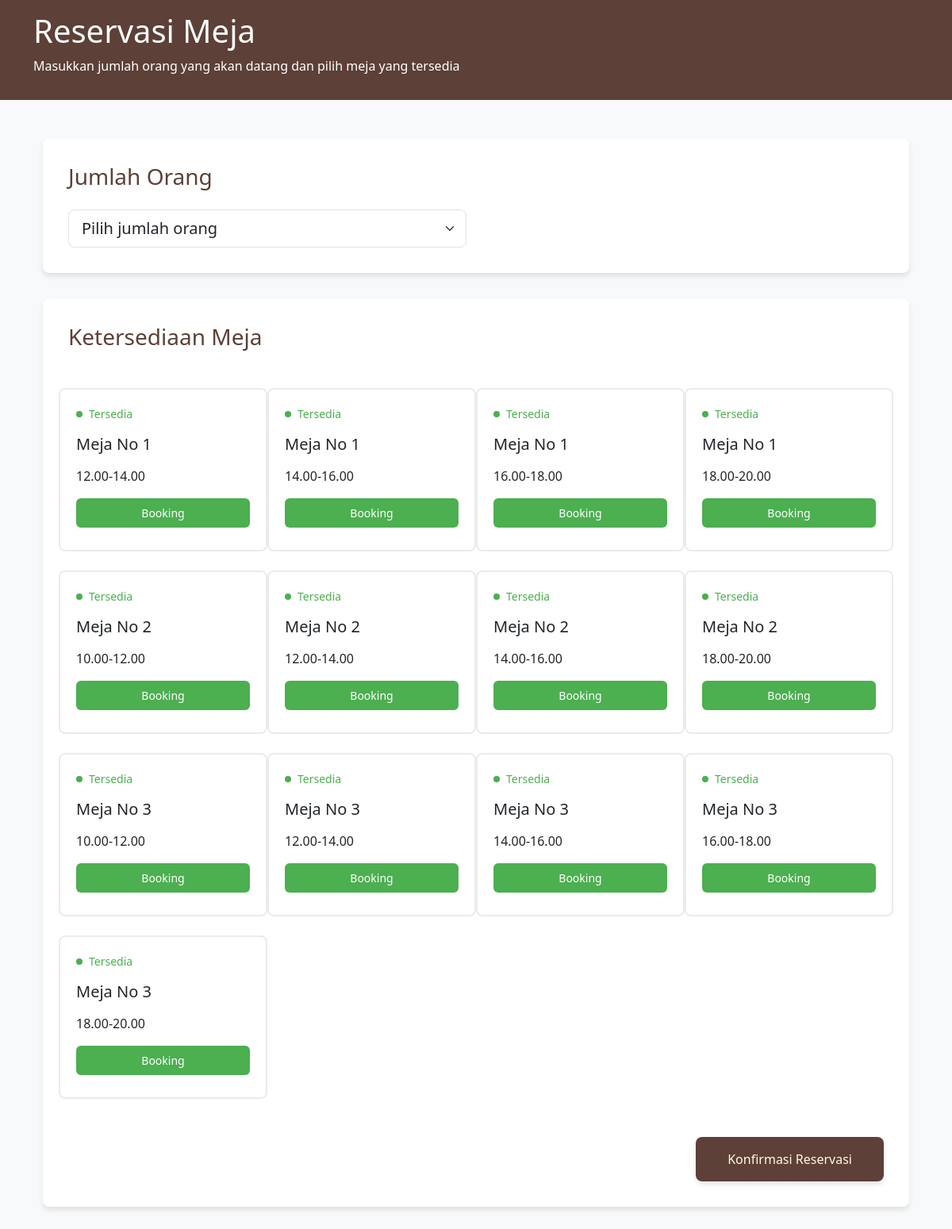
Before: /UserPage/Reservasi.php (signed in) with the older database file.
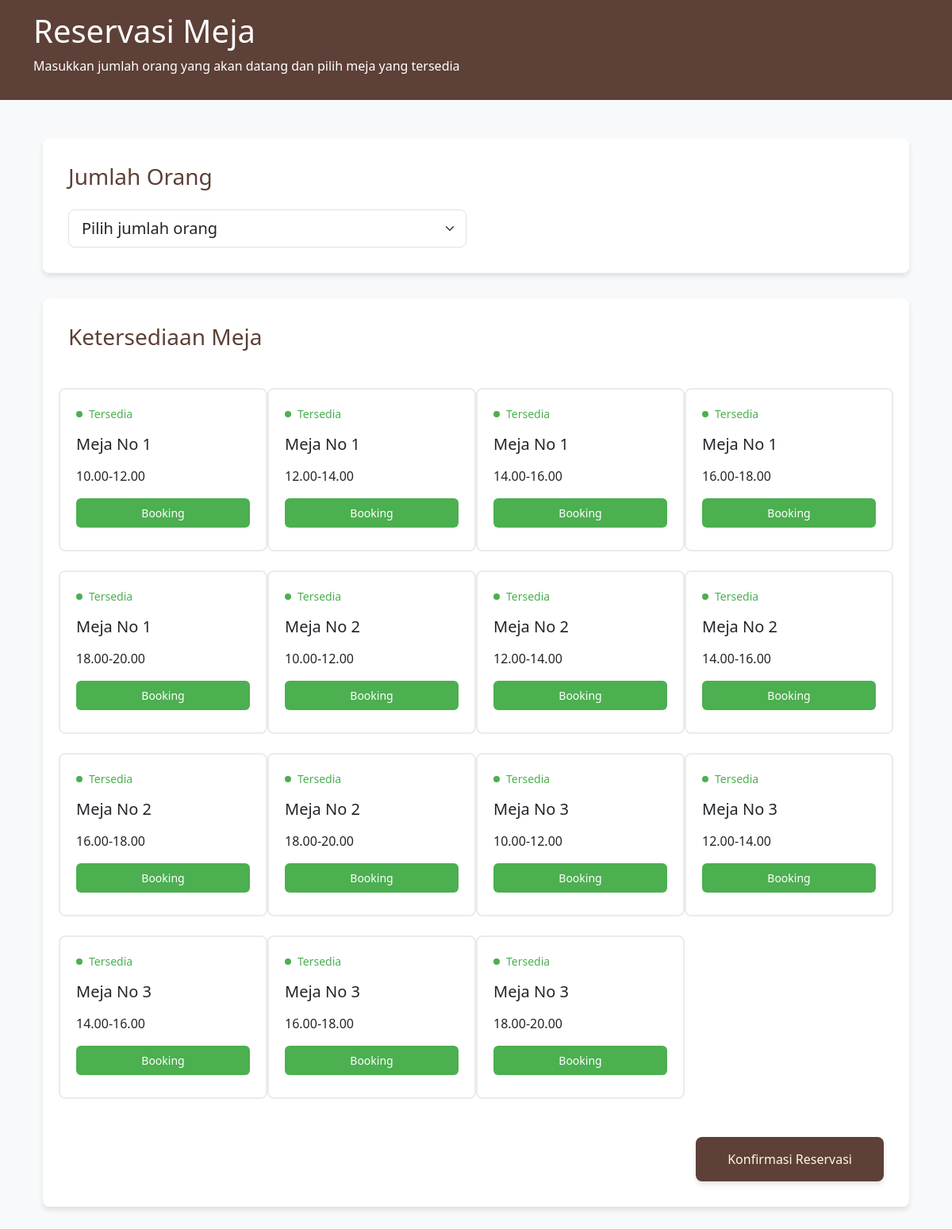
After: the same page with the newer database file.
### tables this page shows
CREATE TABLE `datameja` (
  `IDMeja` int(10) NOT NULL,
  `NoMeja` int(3) NOT NULL,
  `Jam` varchar(30) NOT NULL,
  `Status` varchar(30) NOT NULL
);

### UserPage/Reservasi.php (the view, shortened to what this page needs)
<?php
include "FunctionUser.php";
$query = "SELECT * FROM datameja";
$hasil = mysqli_query($koneksidb, $query);
?>
<!DOCTYPE html>
<html lang="en">
<head>
    <link href="https://cdn.jsdelivr.net/npm/bootstrap@5.3.0-alpha1/dist/css/bootstrap.min.css" rel="stylesheet">
</head>
<body>
    <div class="header">
        <div class="container">
            <div class="row align-items-center">
                <div class="row">
                    <h1 class="page-name">Reservasi Meja</h1>
                </div>
                <div class="row">
                    <p>Masukkan jumlah orang yang akan datang dan pilih meja yang tersedia</p>
                </div>
            </div>
        </div>
    </div>
    <div class="min-vh-100 bg-light">
        <div class="container px-4 py-5">
            <form action="PesanMenu.php" method="post">
            <div class="card-section">
                <div class="row">
                    <div class="col-md-6">
                        <h2 class="h3 mb-4 reservation-header">Jumlah Orang</h2>
                        <select class="form-select form-select-lg" name="jumlahorang" required>
                            <option value="" selected disabled>Pilih jumlah orang</option>
                        </select>
                    </div>
                </div>
            </div>
            <div class="card-section">
                <h2 class="h3 mb-5 reservation-header">Ketersediaan Meja</h2>
                <div class="row g-4" id="tablesContainer">
                    <?php while($data = mysqli_fetch_assoc($hasil)) { if($data["Status"] == "Kosong"){?>
                    <div class="card col-12 col-sm-6 col-lg-3">
                        <div class="availability-indicator">
                            <span class="dot"></span>
                            <span class="tersedia small">Tersedia</span>
                        </div>
                        <div class="d-flex justify-content-between align-items-center mb-3">
                            <h3 class="idmeja h5 reservation-header mb-0" value="<?= $data["IDMeja"] ?>">Meja No  <?= $data["NoMeja"]; ?></h3>
                        </div>
                        <div class="d-flex justify-content-between align-items-center mb-3">
                            <span class="jam" value="<?= $data["Jam"] ?>">
                                <?= $data["Jam"]; ?>
                            </span>
                        </div>
                        <button type="button" class="booking">
                            Booking
                        </button>
                    </div>
                    <?php } } ?>
                </div>
                    <div class="mt-5 text-end">
                        <button type="submit" id="konfirmasi" class="konfirmasi" name="reservasi" disabled>
                            Konfirmasi Reservasi
                        </button>
                    </div>
            </div>
            </form>
        </div>
    </div>
</body>
</html>

Changed rows visible on the page:
now on this page (row edited): datameja: NoMeja "1", Jam "10.00-12.00"
now on this page (row edited): datameja: $data["IDMeja"] 9 (drawn), NoMeja "2", Jam "16.00-18.00"
